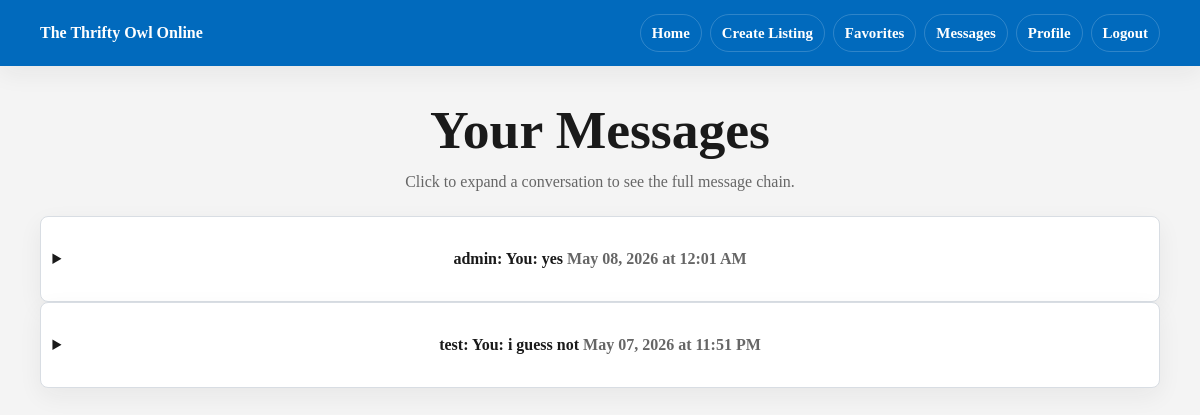
Screenshot of /messages (signed in) with the database file from the repository.
### app/models.py (models this page shows)
class User(UserMixin, db.Model):
    __tablename__ = 'users'
    id = db.Column(db.Integer, primary_key=True)
    is_admin = db.Column(db.Boolean, default=False)
    is_blocked = db.Column(db.Boolean, default=False)
    email = db.Column(db.String(150), unique=True, nullable=False)
    username = db.Column(db.String(150), unique=True, nullable=False)
    password = db.Column(db.String(150), nullable=False)
    name = db.Column(db.String(150))
    major = db.Column(db.String(150))
    interests = db.Column(db.String(300))
    image = db.Column(db.String(200))  # store filename/path
    posts = db.relationship('Post', backref='owner', lazy=True)
    sent_messages = db.relationship('Message', foreign_keys='Message.sender_id', backref='sender', lazy=True)
    received_messages = db.relationship('Message', foreign_keys='Message.receiver_id', backref='receiver', lazy=True)
    reviews_given = db.relationship('Review', foreign_keys='Review.reviewer_id', backref='reviewer', lazy=True)
    reviews_received = db.relationship('Review', foreign_keys='Review.reviewed_id', backref='reviewed', lazy=True)

class Message(db.Model):
    __tablename__ = 'messages'
    id = db.Column(db.Integer, primary_key=True)
    sender_id = db.Column(db.Integer, db.ForeignKey('users.id'), nullable=False)
    receiver_id = db.Column(db.Integer, db.ForeignKey('users.id'), nullable=False)
    content = db.Column(db.String(500), nullable=False)
    created_at = db.Column(db.DateTime, default=datetime.utcnow)

### app/routes.py (the view)
@main.route('/messages')
@login_required
def messages():
    all_messages = (
        Message.query
        .filter(or_(Message.sender_id == current_user.id, Message.receiver_id == current_user.id))
        .order_by(Message.created_at.asc())
        .all()
    )
    conversations_by_user = {}
    for message in all_messages:
        other_user = message.receiver if message.sender_id == current_user.id else message.sender
        conversations_by_user.setdefault(other_user.id, {
            'user': other_user,
            'messages': [],
            'last_message': None,
        })
        conversations_by_user[other_user.id]['messages'].append(message)
        conversations_by_user[other_user.id]['last_message'] = message
    conversations = sorted(
        conversations_by_user.values(),
        key=lambda conversation: conversation['last_message'].created_at,
        reverse=True,
    )
    form = MessageForm()
    return render_template('messages.html', conversations=conversations, form=form)

### app/models.py (called while the page is built)
@login_manager.user_loader
def load_user(user_id):
    return User.query.get(int(user_id))

### app/templates/messages.html (shortened to what this page needs)
{% extends "base.html" %}
{% block content %}
<section class="page-header">
    <h1>Your Messages</h1>
    <p class="muted">Click to expand a conversation to see the full message chain.</p>
</section>
<section>
    {% for conversation in conversations %}
    <details class="card">
        <summary>
            <strong>{{ conversation.user.username }}</strong>:
            {% if conversation.last_message.sender_id == current_user.id %}
            You: {{ conversation.last_message.content }}
            {% else %}
            {{ conversation.last_message.content }}
            {% endif %}
            <span class="muted">{{ conversation.last_message.created_at.strftime('%b %d, %Y at %I:%M %p') }}</span>
        </summary>
    </details>
    {% else %}
    <div class="empty">Your inbox is empty right now.</div>
    {% endfor %}
</section>
{% endblock %}

### app/static/style.css (style rules this page uses)
:root { --blue: #016ABD; --blue-dark: #003399; --bg: #F4F4F4; --card: #ffffff; --border: #d8dde3; --text: #1a1a1a; --muted: #666666; --danger: #a82222; --radius: 8px; --shadow: 0 18px 45px rgba(26, 26, 26, 0.08); --shadow-soft: 0 8px 24px rgba(26, 26, 26, 0.06); }
* { box-sizing: border-box; }
body { margin: 0; background: var(--bg); color: var(--text); font-family: georgia, serif; line-height: 1.5; -webkit-font-smoothing: antialiased; }
h1, h2, h3, p { margin-top: 0; }
h1, h2, h3 { line-height: 1.15; letter-spacing: 0; }
h1 { font-size: clamp(2rem, 5vw, 3.35rem); }
.container>* { width: 100%; }
.card { background: var(--card); border: 1px solid var(--border); border-radius: var(--radius); padding: clamp(20px, 3vw, 30px); box-shadow: var(--shadow-soft); text-align: center; }
details.card { cursor: pointer; }
summary { list-style-position: outside; font-weight: 700; text-align: center; }
.page-header { text-align: center; }
.page-header h1 { margin-bottom: 8px; }
.page-header p { margin-bottom: 0; }
.muted { color: var(--muted); }

### rows the page displays
User: user.username "admin"
Message: last_message.content "yes", last_message.created_at "May 08, 2026 at 12:01 AM"
User: user.username "test"
Message: last_message.content "i guess not", last_message.created_at "May 07, 2026 at 11:51 PM"
